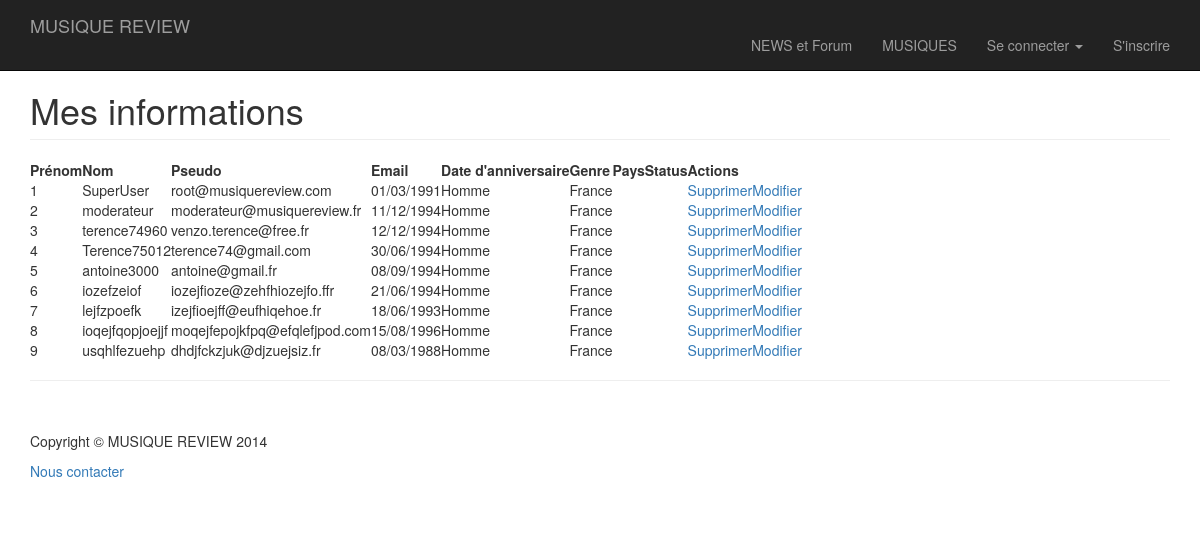
The page /account.php on the database its author committed.
### tables this page shows
CREATE TABLE USERS(
        id             BIGINT NOT NULL PRIMARY KEY AUTO_INCREMENT,
        email          Varchar (60) NOT NULL UNIQUE KEY,
        pseudo         Varchar (30) NOT NULL ,
        image          Text,
        gender         Char (1) NOT NULL ,
        firstname      Varchar (30) NOT NULL ,
        lastname       Varchar (30) NOT NULL ,
        birthday       Date NOT NULL ,
        register_date  Date NOT NULL ,
        country        Char (2) NOT NULL ,
        pwd            Varchar (60) NOT NULL ,
        moderator      TinyINT NOT NULL DEFAULT 0,
        access_token   Varchar (60) ,
        update_date    Date ,
        connect_date   Date ,
        trophy_points  Int NOT NULL DEFAULT 0 ,
        active_account TinyINT,
        UNIQUE (pseudo)
);

### conf.inc.php (called while the page is built, shortened)
<?php
$listOfCountry=[
				"fr" => "France",
				"it" => "Italie",
				"pl" => "Pologne"
				];
$listOfGender=[
		"m" => "Homme",
		"w" => "Femme",
		"o" => "Autre"
		];

### account.php (the view, shortened to what this page needs)
<?php
  include 'navbar.php';
  require_once "conf.inc.php";
?>
    <div class="container">
        <div class="row">
            <div class="col-lg-12">
                <h1 class="page-header">Mes informations</h1>
            </div>
        </div>
        <div>
            <?php
                $connection = dbConnect ();
                $query = $connection -> prepare ("SELECT * FROM USERS WHERE active_account=1");
                $query -> execute();
                $users = $query -> fetchAll ();
            ?>
            <table>
                <thead>
                    <tr>
                        <th>Prénom</th>
                        <th>Nom</th>
                        <th>Pseudo</th>
                        <th>Email</th>
                        <th>Date d'anniversaire</th>
                        <th>Genre</th>
                        <th>Pays</th>
                        <th>Status</th>
                        <th>Actions</th>
                    </tr>
                </thead>
                    <?php
                        foreach ($users as $user) {
                            echo "<tr>";
                            echo "<td>".$user["id"]."</td>";
                            echo "<td>".$user["pseudo"]."</td>";
                            echo "<td>".$user["email"]."</td>";
                            echo "<td>".date ("d/m/Y", strtotime($user["birthday"]))."</td>";
                            echo "<td>".$listOfGender[$user["gender"]]."</td>";
                            echo "<td>".$listOfCountry[$user["country"]]."</td>";
                            echo "<td>".$user["comment"]."</td>";
                            echo "<td>".$listOfStatus[$user["status"]]."</td>";
                            echo "<td><a href='deleteUser.php?id=".$user["id"]."'>Supprimer</a><a href='updateUser.php?id=".$user["id"]."'>Modifier</a></td>";
                            echo "</tr>";
                        }
                ?>
              </table>
        </div>
        <hr>
<?php
    include "footer.php";
?>

### css/modern-business.css (style rules this page uses)
html, body { height: 100%; }
body { padding-top: 50px; }

### rows shown on the page
users: id "1", pseudo "SuperUser", email "root@musiquereview.com", birthday "01/03/1991", gender "Homme", country "France"
users: id "2", pseudo "moderateur", email "moderateur@musiquereview.fr", birthday "11/12/1994", gender "Homme", country "France"
users: id "3", pseudo "terence74960", email "venzo.terence@free.fr", birthday "12/12/1994", gender "Homme", country "France"
users: id "4", pseudo "Terence75012", email "terence74@gmail.com", birthday "30/06/1994", gender "Homme", country "France"
users: id "5", pseudo "antoine3000", email "antoine@gmail.fr", birthday "08/09/1994", gender "Homme", country "France"
users: id "6", pseudo "iozefzeiof", email "iozejfioze@zehfhiozejfo.ffr", birthday "21/06/1994", gender "Homme", country "France"
users: id "7", pseudo "lejfzpoefk", email "izejfioejff@eufhiqehoe.fr", birthday "18/06/1993", gender "Homme", country "France"
users: id "8", pseudo "ioqejfqopjoejjf", email "moqejfepojkfpq@efqlefjpod.com", birthday "15/08/1996", gender "Homme", country "France"
users: id "9", pseudo "usqhlfezuehp", email "dhdjfckzjuk@djzuejsiz.fr", birthday "08/03/1988", gender "Homme", country "France"
